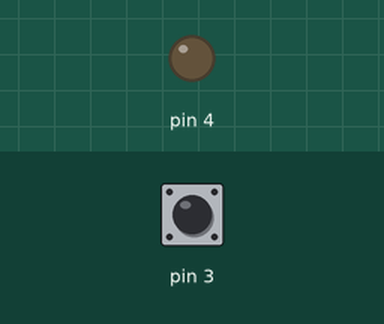
A sketch run on a simulated Arduino Uno, built with avr-gcc and run on an emulated ATmega328P. On the bench: output pins drawn as LEDs (lit = HIGH). The inputs (shaded band) are chosen by the test bench; at power-on: pin 3 HIGH.

Above: at 1.2 s.
1.3 s: pin 3 pulled LOW for 0.15 s
At 1.37 s:
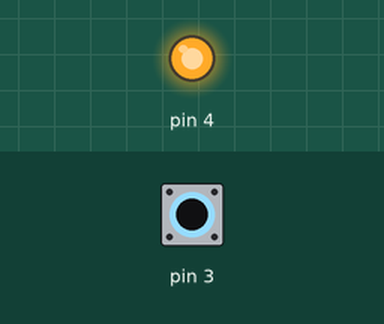
2.9 s: pin 3 pulled LOW for 3.2 s
At 7.1 s:
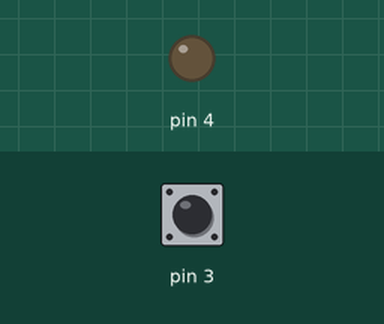
Timing chart, 0 to 8.6 s (numbered marks = the images above; inputs shaded):
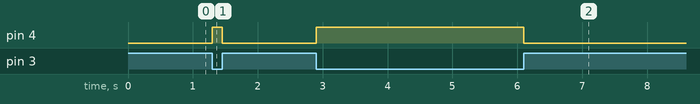

Measured:
- after the input at 1.3 s, pin 4: LOW → HIGH at once, → LOW 0.15 s later
- after the input at 2.9 s, pin 4: LOW → HIGH at once, → LOW 3.2 s later

The sketch:

Zav2.ino
```cpp
void setup() {
  Serial.begin(9600);
  pinMode(4, OUTPUT);
  pinMode(3, INPUT_PULLUP);
}

void loop() {
  if (!digitalRead(3)) {
    digitalWrite(4, HIGH);
  } else {
    digitalWrite(4, LOW);
  }
}
```
